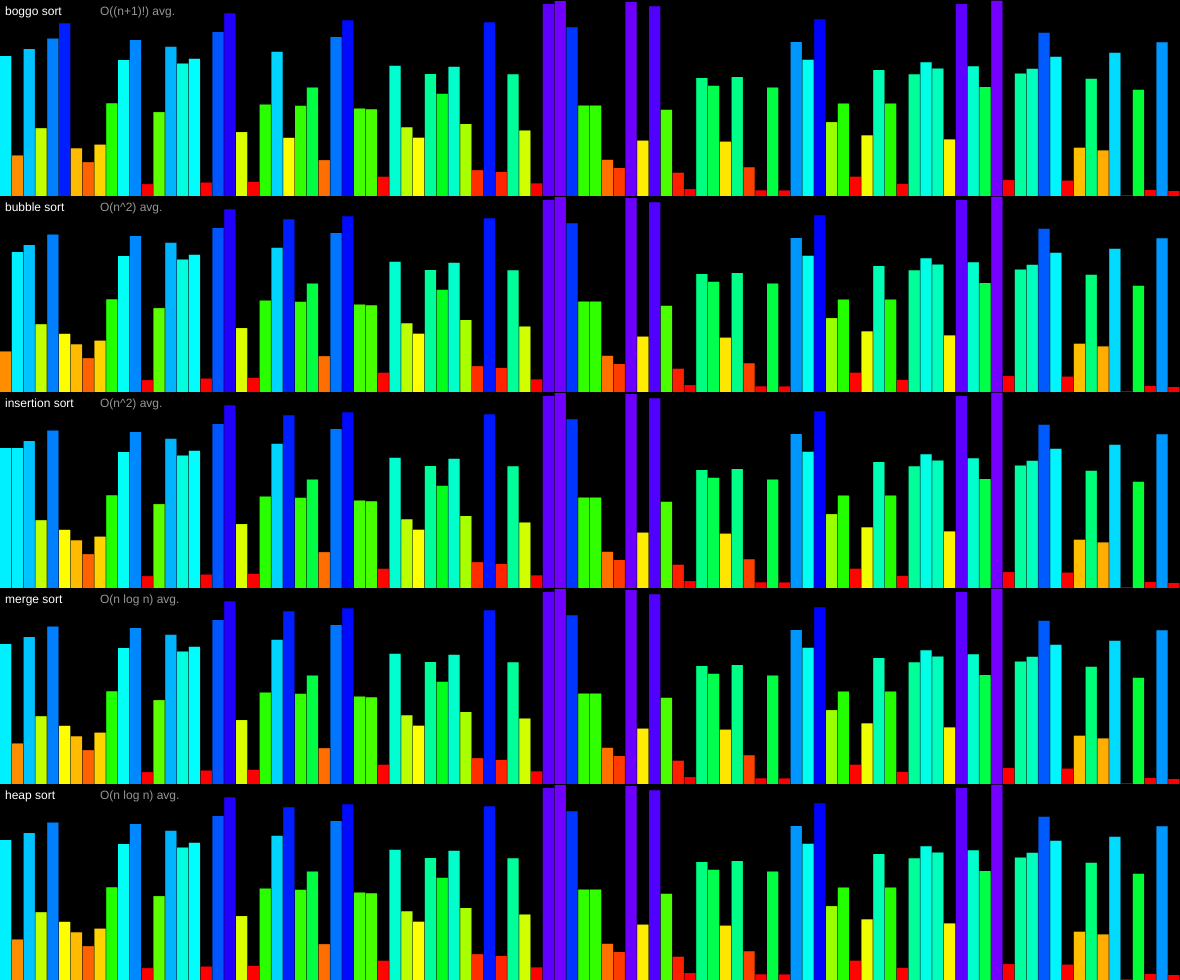
Frame 1 (no input)
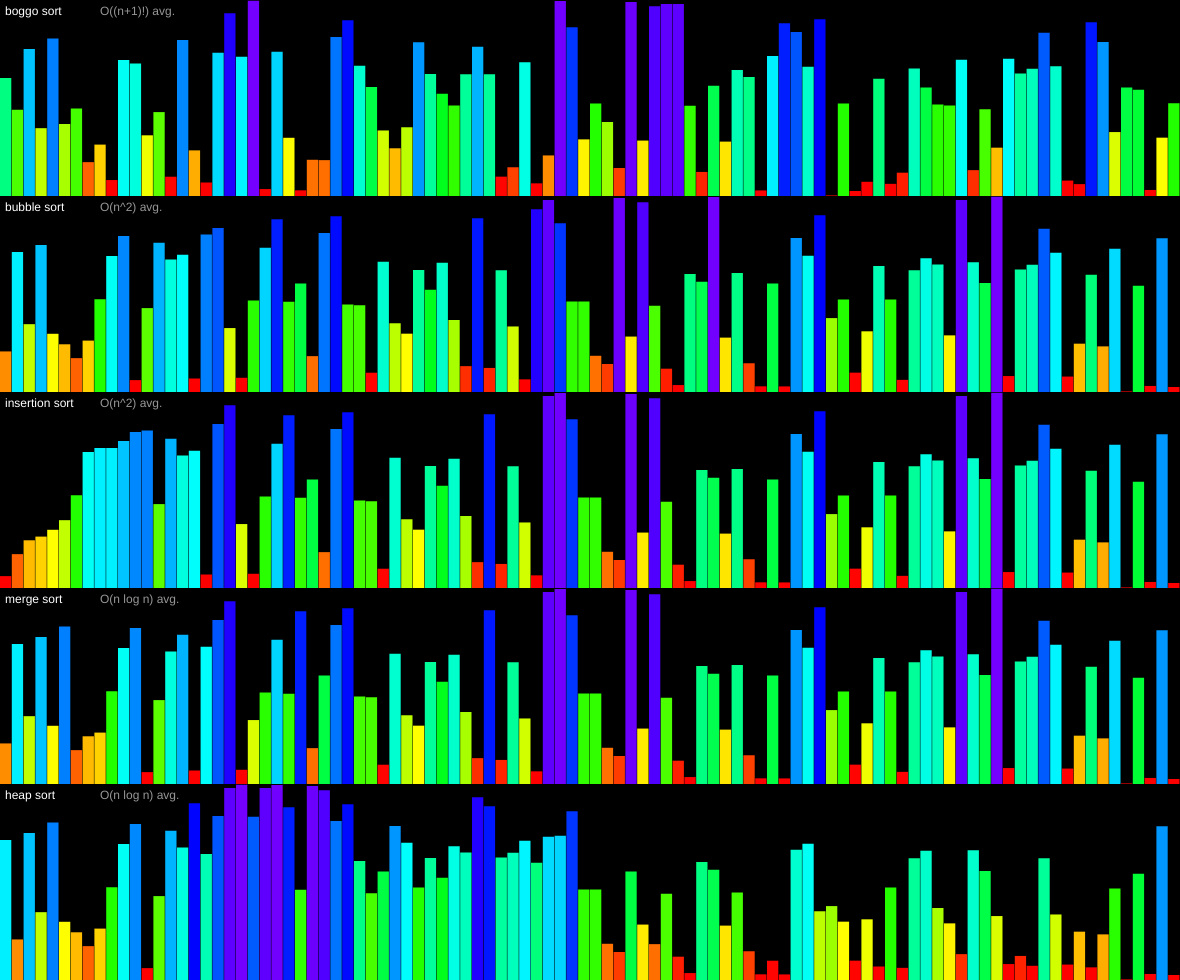
Frame 60 (no input)
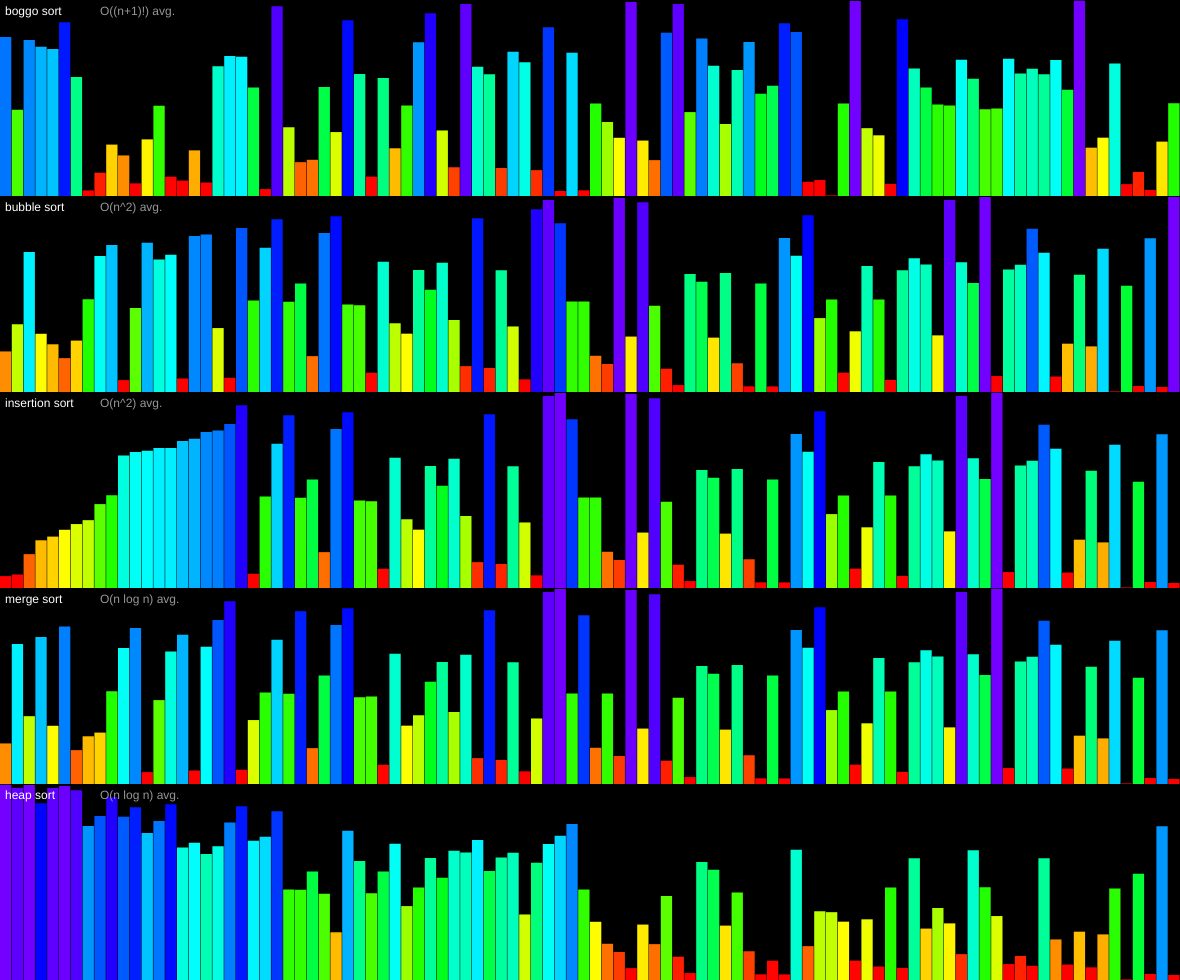
Frame 120 (the mouse pressed at the canvas centre since frame 60)

The p5.js sketch that drew these frames (run headless with seeded random() and noise() and a simulated clock; from frame 60 on, the mouse is pressed at the canvas centre):

// p5.js sketch
// ── sketch.js
let arrOfArrs = []

let heapsortVars = []

let mergesortVars = []

let bubblesortVars = []
let boggosortVars = []
let insertsortVars = []
let sizePerElement;

let showComplexity = true;
const speed = 1;
const numberOfElements = 100;
const spaceBetweenElements = 0.5;
const avgArray = ["O(n log n) avg.", "O(n log n) avg.","O(n^2) avg.","O(n^2) avg.","O((n+1)!) avg."];
const nameArray = ["heap sort", "merge sort", "insertion sort", "bubble sort", "boggo sort"];

function setup() {
    createCanvas(windowWidth - 20, windowHeight - 20);
    sizePerElement = width / numberOfElements;
    let myArray = [];
    for(let x = 0; x < floor(width / sizePerElement); x++) {
        //let r = noise(x * 0.01);
        let r = random(1);
        //r = pow(r, 2);
        myArray.push(r);
    }
    for(let x = 0; x < 5; x++) {
        arrOfArrs.push(myArray.slice());
    }
    
    heapsort_init(arrOfArrs[0]);
    merge_sort_init();
    insertion_sort_init(arrOfArrs[2])
    bubble_sort_init(arrOfArrs[3]);
    boggosort_init();
    
    colorMode(HSB, 255);
    frameRate(60);
}
function windowResized() {
    resizeCanvas(windowWidth - 20, windowHeight - 20);
    
    sizePerElement = width / numberOfElements;
}
function draw() {
    background(0);

    for(let x = 0; x < speed; x++) {
        heapsort_step(arrOfArrs[0]);
        merge_sort_step(arrOfArrs[1]);
        insertion_sort_step(arrOfArrs[2])
        bubble_sort_step(arrOfArrs[3]);
        if(arrOfArrs.length > 4) {
            boggosort_step(arrOfArrs[4]);
        }
    }
    let heightPerArray = height / arrOfArrs.length;
    noStroke();
    for(let y = 0; y < arrOfArrs.length; y++) {
        let myArray = arrOfArrs[y];
        
        let startY = heightPerArray * y;
        
        for(let x = 0; x < myArray.length; x++) {
            let value = myArray[x];
            fill(value * 210 - 20, 255, 255);
            let posx = x * sizePerElement;
            let posy = height - (startY + heightPerArray * value);
            rect(posx, posy, sizePerElement - spaceBetweenElements, value * heightPerArray);
        }
        fill(0,0,255);
        text(nameArray[y], 5, height - startY - heightPerArray + 15);
        if(showComplexity) {
            fill(0,0,150);
            text(avgArray[y], 100, height - startY - heightPerArray + 15);
        }
    }
}

function insertion_sort_init(arr) {
    insertsortVars.push(1);
    insertsortVars.push(0);
    insertsortVars.push(arr[0]);
}

function insertion_sort_step(arr) {
    if(insertsortVars[0] <= arr.length) {
        if(insertsortVars[1] > -1 && arr[insertsortVars[1]] > insertsortVars[2]) {
            swapArr(arr, insertsortVars[1] + 1, insertsortVars[1]);
            insertsortVars[1] -= 1;
        } else {
            let newValueIndex = insertsortVars[1] + 1;
            insertsortVars[1] = insertsortVars[0];
            insertsortVars[0] += 1;
            let temp = arr[insertsortVars[0]];
            arr[newValueIndex] = insertsortVars[2];
            insertsortVars[2] = temp;
        }
    }
}

function shuffle_step(arr) {
    let a = floor(random(arr.length));
    let b = floor(random(arr.length));
    swapArr(arr, a, b);
}
function boggosort_init() {
    boggosortVars.push(true);
}
function boggosort_step(arr) {
    if(boggosortVars[0]) {
        shuffle_step(arr);
        let sorted = true;
        for(let i = 0; i < arr.length - 1; i++) {
            if(arr[i] > arr[i + 1]) {
                sorted = false;
            }
        }
        if(sorted) {
            boggosortVars[0] = false;
        }
    }
}


function swapArr(arr, a, b) {
    [arr[a], arr[b]] = [arr[b], arr[a]];
}

function heap_sort_parent(x) {
    return floor((x-1) / 2);
}
function heap_sort_left_child(x) {
    return 2 * x + 1;
}

function siftDown(arr, start, end) {
    //let root = heapsortVars[2];
    
    if (heap_sort_left_child(heapsortVars[2]) <= end) {
        let child = heap_sort_left_child(heapsortVars[2]);
        let toSwap = heapsortVars[2];
        
        if(arr[toSwap] < arr[child]){
            toSwap = child;
        }
        if(child + 1 <= end && arr[toSwap] < arr[child + 1]) {
            toSwap = child + 1;
        }
        if(toSwap == heapsortVars[2]) {
            if(heapsortVars[0] >= 0) {
                heapsortVars[0] -= 1;
                heapsortVars[2] = heapsortVars[0];
            } else {
                heapsortVars[3] = 1;
            }
            return
        } else {
            swapArr(arr, heapsortVars[2], toSwap);
            heapsortVars[2] = toSwap;
        }
    } else {
        if(heapsortVars[0] >= 0) {
            heapsortVars[0] -= 1;
            heapsortVars[2] = heapsortVars[0];
        } else {
            heapsortVars[3] = 1;
        }
    }
}

function heapsort_init(arr) {
    /*i = arr.length - 1;
    j = heap_sort_parent(i);*/
    let l = arr.length - 1;
    heapsortVars.push(heap_sort_parent(l));
    heapsortVars.push(l);
    heapsortVars.push(heap_sort_parent(l));
    heapsortVars.push(0);
}


function heapsort_step(arr) {
    if(heapsortVars[0] >= 0) {
        siftDown(arr, heapsortVars[0], arr.length - 1);
        //heapsortVars[0] -= 1;
    } else if(heapsortVars[1] > 0) {
        if(heapsortVars[3] == 1) {
            swapArr(arr, 0, heapsortVars[1]);
            heapsortVars[1] -= 1;
            heapsortVars[2] = 0;
            heapsortVars[3] = 0;
        } else {
            siftDown(arr, 0, heapsortVars[1]);
        }
    }
}


function merge(arr, start, middle, end) {
    if(mergesortVars[2].length < 1) {
        //let tempArr = []
        let c1 = start;
        let c2 = middle + 1;

        while(c1 <= middle && c2 <= end) {
            let smallest = (arr[c1] <= arr[c2]) ? arr[c1++] : arr[c2++];
            mergesortVars[2].push(smallest);
        }
        while(c1 <= middle) {
            mergesortVars[2].push(arr[c1++]);
        }
        while(c2 <= end) {
            mergesortVars[2].push(arr[c2++]);
        }
    } else {
        if(mergesortVars[3] < mergesortVars[2].length) {
            arr[start + mergesortVars[3]] = mergesortVars[2][mergesortVars[3]];
            mergesortVars[3] += 1;
        } else {
            mergesortVars[1] += (2 * mergesortVars[0]);
            mergesortVars[2] = [];
            mergesortVars[3] = 0;
        }
    }
}

function merge_sort_init() {
    /*j = 1;
    i = 0;*/
    mergesortVars.push(1);
    mergesortVars.push(0);
    mergesortVars.push([]);
    mergesortVars.push(0);
    
}

function merge_sort_step(arr) {
    let last = arr.length - 1;
    let j = mergesortVars[0];
    let i = mergesortVars[1];
    if(j <= last) {
        if(i <= last - j) {
            let middle = min(i + j - 1, last);
            let right = min((i + 2 * j) - 1, last);
            merge(arr, i, middle, right);
            //mergesortVars[1] += (2 * j);
        } else {
            mergesortVars[1] = 0;
            mergesortVars[0] *= 2;
        }
    }
}

function bubble_sort_init(arr) {
    bubblesortVars.push(arr.length - 1);
    bubblesortVars.push(0);
}

function bubble_sort_step(arr) {
    let j = bubblesortVars[0];
    let i = bubblesortVars[1];
    if (j > 0) {
        if (i < j) {
            if (arr[i] > arr[i + 1]) {
                swapArr(arr, i, i + 1);
            }
            bubblesortVars[1] = i + 1;
        } else {
            bubblesortVars[1] = 0;
            bubblesortVars[0] -= 1;
        }
    }
}
